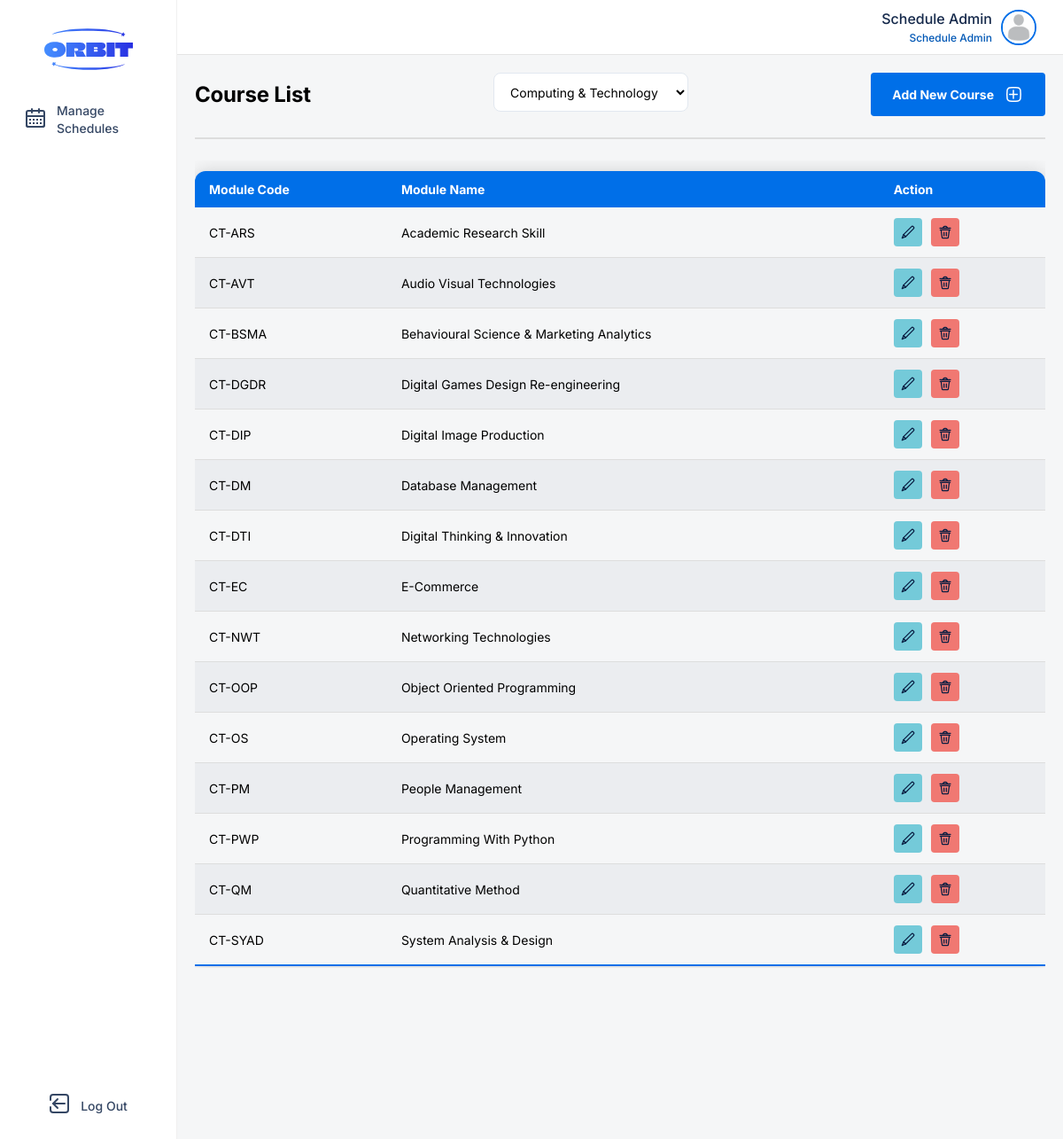
Page /client/src/pages/course-management/dashboard.php (signed in) on the committed database.
### tables this page shows
CREATE TABLE IF NOT EXISTS `user` (
  `user_id` int NOT NULL AUTO_INCREMENT,
  `name` varchar(255) NOT NULL,
  `password` varchar(255) NOT NULL,
  `email` varchar(50) NOT NULL,
  `phone` varchar(15) NOT NULL,
  `picture` varchar(50) DEFAULT NULL,
  `role` varchar(20) NOT NULL,
  PRIMARY KEY (`user_id`)
);

CREATE TABLE IF NOT EXISTS `module` (
  `module_id` varchar(20) NOT NULL,
  `major_id` varchar(5) NOT NULL,
  `name` varchar(255) NOT NULL,
  PRIMARY KEY (`module_id`),
  KEY `major_id` (`major_id`)
);

### server/models/user.php (called while the page is built, shortened)
<?php
class User {
    private $connection;
    public function __construct($database) {
        $this->connection = $database;
    }
    public function getUser($userID):array {
        $result = [
            "error" => True,
            "id" => $userID,
            "name" => "",
            "password" => "",
            "email" => "",
            "phone" => "",
            "picture" => "",
            "role" => ""
        ];
        $sql = "SELECT * FROM user WHERE user_id = $userID;";
        $statement = mysqli_query($this->connection, $sql);
        $user = mysqli_fetch_array($statement);
        if ($user) {
            $result["error"] = False;
            $result["name"] = $user["name"];
            $result["password"] = $user["password"];
            $result["email"] = $user["email"];
            $result["phone"] = $user["phone"];
            $result["picture"] = $user["picture"];
            $result["role"] = $user["role"];
        }
        return $result;
    }
}
?>

### server/controllers/manage-user.php (called while the page is built, shortened)
<?php
require_once ROOT.MODELS.'/user.php';
class ManageUser {
    private $userEditor;
    public function __construct() {
        global $connect;
        $this->userEditor = new User($connect);
    }
    public function get($id):array {
        $result = [
            "error" => True,
        ];
        $user = $this->userEditor->getUser($id);
        $result["error"] = $user["error"];
        if ($result["error"]) {
            return $result;
        } else {
            $result["userID"] = $user["id"];
            $result["name"] = $user["name"];
            $result["password"] = $user["password"];
            $result["email"] = $user["email"];
            $result["phone"] = $user["phone"];
            $result["picture"] = $user["picture"];
            $result["role"] = $user["role"];
        }
        return $result;
    }
}
?>

### server/routes/user-management-route.php (called while the page is built, shortened)
<?php
require_once ROOT.CONTROLLERS.'/manage-user.php';
$manageUser = new ManageUser();
function getUser($id) {
    global $manageUser;
    $data = $manageUser->get($id);
    return $data;
}
?>

### server/controllers/manage-module.php (called while the page is built, shortened)
<?php
class ManageCourse {
    private $connection;
    public function __construct() {
        global $connect;
        $this->connection = $connect;
    }
    public function getModuleList($majorID) {
        $result = [];
        if ($majorID) {
            $sql = "SELECT * FROM module WHERE major_id = '$majorID';";
        } else {
            $sql = "SELECT * FROM module;";
        }
        $statement = mysqli_query($this->connection, $sql);
        while ($row = mysqli_fetch_array($statement)) {
            $result[] = ["moduleID" => $row["module_id"], "name" => $row["name"]];
        }
        return $result;
    }
}
?>

### server/routes/course-management-route.php (called while the page is built, shortened)
<?php
require_once ROOT . CONTROLLERS . '/manage-module.php';
require_once ROOT . CONTROLLERS . '/manage-intake.php';
require_once ROOT . CONTROLLERS . '/manage-user.php';
$manageModule = new ManageCourse();
function getModuleList($majorID){
    global $manageModule;
    return $manageModule->getModuleList($majorID);
}
?>

### client/src/features/course-management/module-component.php (the view, shortened to what this page needs)
<?php
function renderCourseTable($moduleList, $majorID)
{
?>
    <div class="table-container">
    <table class="users-table">
        <thead>
            <tr>
                <th>Module Code</th>
                <th>Module Name</th>
                <th>Action</th>
            </tr>
        </thead>
        <tbody>
            <?php foreach ($moduleList as $module):
            ?>
                <tr>
                    <td><?php echo htmlspecialchars($module['moduleID']); ?></td>
                    <td><?php echo htmlspecialchars($module['name']); ?></td>
                    <td>
                        <form class="actions" method="post" action="<?php echo PAGES ?>/course-management/dashboard.php">
                            <button class="action-btn" id="edit-btn" name="edit" type="submit">
                            </button>
                            <button class="action-btn" id="delete-btn" name="delete" type="submit">
                            </button>
                        </form>
                    </td>
                </tr>
            <?php endforeach; ?>
        </tbody>
    </table>
    </div>
<?php
}
?>

### client/src/shared/navigation-bar/admin-nav-bar.php (shortened to what this page needs)
<?php
function renderNavItem($name, $iconFilename, $link, $pageId)
{
    $activeClass = (isset($_SESSION['currentPage']) && $_SESSION['currentPage'] == $pageId) ? 'active' : '';
    echo "<li class='nav-item {$activeClass}' id='{$pageId}'>";
    echo "<a href='{$link}'>";
    echo "<div class='icon'>";
    echo "</div>";
    echo "<span>{$name}</span>";
    echo "</a>";
    echo "</li>";
}
function renderNavBar()
{
    $userRole = $_SESSION['role'] ?? 'guest';
    echo '<div class="nav-bar">';
    echo '<div class="logo-wrapper">';
    echo '<img class="logo" src="' . ASSETS . '/icons/orbit-logo.svg" alt="Orbit Logo">';
    echo '</div>';
    echo '<div class="nav-wrapper">';
    echo '<ul class="nav-list">';
    switch ($userRole) {
        case 'Schedule Admin':
            $dashboardPath = PAGES . "/schedule-management/dashboard.php";
            renderNavItem('Manage Schedules', 'calendar-icon.svg', $dashboardPath, 'manageschedules');
            break;
    }
    echo '</ul>';
    echo '</div>';
    if ($userRole !== 'guest') {
        echo '<ul class="nav-list logout-section">';
        echo '</ul>';
    }
    echo '</div>';
}
function renderContentTopBar($name, $role, $profileImg = UPLOADS . '/default-profile.png') {
    echo '<div class="top-bar">';
    echo '<div class="profile" onClick="openModal(\'userProfileView\')">';
    echo '<div class="name-and-role">';
    echo '<span class="username">' . htmlspecialchars($name) . '</span>';
    echo '<span class="role">' . htmlspecialchars($role) . '</span>';
    echo '</div>';
    echo '<div class="profile-img-container">';
    echo '<img src="' . $profileImg . '" alt="Profile Image" class="profile-img">';
    echo '</div>';
    echo '</div>';
    echo '</div>';
}
?>

### client/src/styles/global.css (style rules this page uses)
*, *::before, *::after { margin: 0; padding: 0; box-sizing: border-box; font-family: "Inter", sans-serif; }

### client/src/styles/modal.css (style rules this page uses)
:root { --text-highlight: #007aff; --link-hover: #0057b5; --heading-2-color: #354764; --heading-color: #091e42; --id-bg-text: #dfe2e6; --id-text: #4a4a4b; --light-shadow: rgba(0, 0, 0, 0.1); --overlay-bg: rgba(0, 0, 0, 0.2); --profile-border: #007aff; }

### client/src/styles/admin-nav-bar.css (style rules this page uses)
.nav-bar { display: flex; position: sticky; top: 0px; left: 0px; flex-direction: column; align-items: center; height: 100vh; width: fit-content; min-width: 200px; padding: 32px 16px; background: white; border-right: 1px solid #f0f0f0; z-index: 999; }
.logo { width: 100px; height: auto; flex-shrink: 0; aspect-ratio: 135/64; }
.icon { width: 24px; height: auto; aspect-ratio: 1/1; }
.nav-wrapper { flex: 1; display: flex; flex-direction: column; margin-top: 24px; }
.nav-list { padding: 0; margin: 0; list-style: none; display: flex; flex-direction: column; gap: 8px; }
.nav-item { list-style: none; list-style-type: none; }
.nav-item a { display: flex; padding: 8px 12px; align-items: center; gap: 12px; align-self: stretch; border-radius: var(--Container-corner-radius, 4px); text-decoration: none; color: var(--Foundation-Neutral-N600, #354764); font-family: Inter; font-size: 14px; font-style: normal; font-weight: 500; line-height: 20px; transition: 0.1s; }

### client/src/styles/admin-top-bar.css (style rules this page uses)
body { background-color: #F5F6F7; }
.top-bar { position: fixed; top: 0; left: 0; width: 100%; height: 62px; display: flex; flex-direction: column; justify-content: center; padding: 0px 20px; align-items: flex-end; gap: 20px; border-bottom: 0.5px solid rgba(0, 0, 0, 0.1); background: #fff; }
.profile { display: flex; flex-direction: row; align-items: center; justify-content: flex-end; padding: 10px; gap: 10px; cursor: pointer; border-radius: 4px; transition: 0.2s ease; }
.profile-img-container { width: 40px; height: 40px; flex-shrink: 0; }
.profile-img { width: 100%; height: 100%; border-radius: 50%; object-fit: cover; border: 2px solid var(--Foundation-Blue-blue-600, #006fe8); }
.name-and-role { display: flex; flex-direction: column; align-items: flex-end; gap: 4px; }
.username { color: var(--Foundation-Neutral-N800, #15294b); text-align: center; font-family: Inter; font-size: 16px; font-style: normal; font-weight: 500; line-height: normal; }
.role { color: var(--Foundation-Blue-blue-700, #0057b5); text-align: center; font-family: Inter; font-size: 12px; font-style: normal; font-weight: 500; line-height: normal; }

### client/src/styles/manage-users.css (style rules this page uses)
.table-container { align-self: stretch; max-height: 70vh; overflow: auto; }
.users-table { width: 100%; margin: 12px 0; min-width: 600px; border-collapse: collapse; border-radius: 12px 12px 0 0; overflow: hidden; box-shadow: 0 0 20px rgba(0, 0, 0, 0.15); }
.users-table thead tr { background: #006fe8; color: white; display: table-row; font-weight: bold; text-align: left; font-size: 0.875rem; font-weight: 600; }
.users-table th, .users-table td { padding: 12px 16px; text-align: left; }
.users-table td { vertical-align: middle; font-size: 0.875rem; font-weight: 400; }
.users-table tbody tr { border-bottom: 1px solid #ddd; transition: 0.2s ease-out; }
.users-table tbody tr:nth-of-type(even) { background-color: #ebedf0; }
.users-table tbody tr:last-of-type { border-bottom: 2px solid #006fe8; }
.actions { display: flex; align-items: center; gap: 10px; flex-shrink: 0; }
.action-btn { border: none; border-radius: 4px; display: flex; padding: 8px; align-items: center; gap: 10px; transition: 0.2s ease-out; }
#delete-btn { background: var(--Foundation-Red-red-300, #f07872); }
#edit-btn { background: var(--Foundation-Teal-teal-300, #74cad9); }

### client/src/styles/form.css (style rules this page uses)
:root { --primary-blue: #2563eb; --bg-subtle: rgba(245, 246, 247, 0.8); --border-color: #e2e8f0; --text-main: #1e293b; --text-muted: #64748b; }

### rows in the picture
user: role "Schedule Admin"
module: module_id "CT-ARS", name "Academic Research Skill"
module: module_id "CT-AVT", name "Audio Visual Technologies"
module: module_id "CT-BSMA", name "Behavioural Science & Marketing Analytics"
module: module_id "CT-DGDR", name "Digital Games Design Re-engineering"
module: module_id "CT-DIP", name "Digital Image Production"
module: module_id "CT-DM", name "Database Management"
module: module_id "CT-DTI", name "Digital Thinking & Innovation"
module: module_id "CT-EC", name "E-Commerce"
module: module_id "CT-NWT", name "Networking Technologies"
module: module_id "CT-OOP", name "Object Oriented Programming"
module: module_id "CT-OS", name "Operating System"
module: module_id "CT-PM", name "People Management"
module: module_id "CT-PWP", name "Programming With Python"
module: module_id "CT-QM", name "Quantitative Method"
module: module_id "CT-SYAD", name "System Analysis & Design"

### other values in the picture
$name "Manage Schedules Log Out"
$role "Schedule Admin"
form field selectMajor "Computing & Technology"
